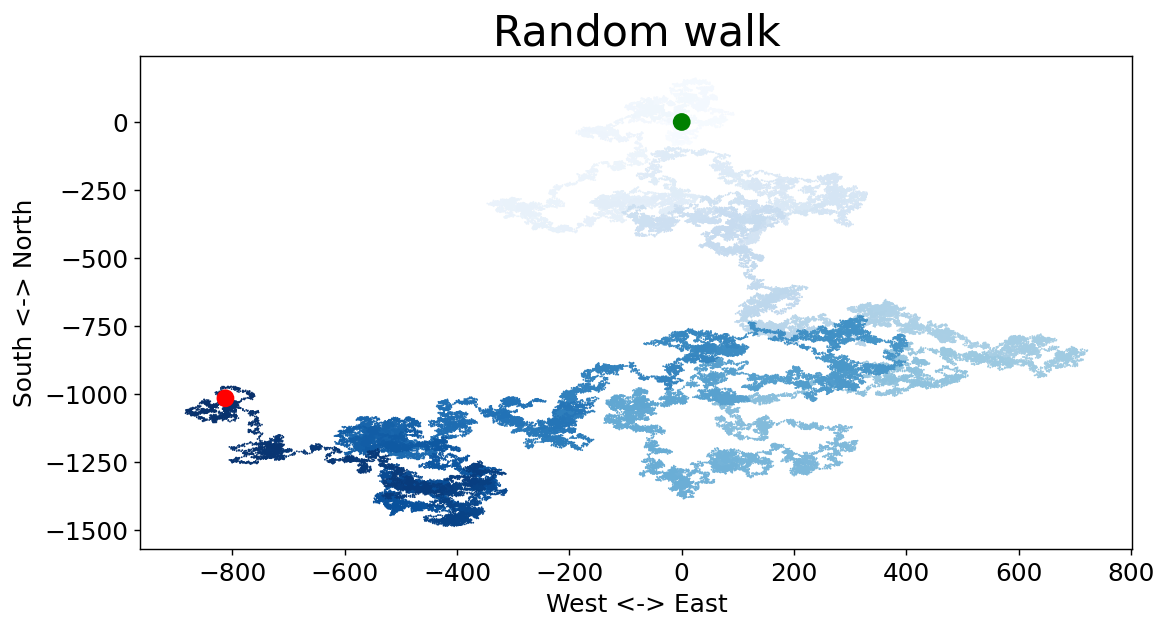

Generate this figure with Python:
# Random walk modeling via matplotlib
from random import choice
import matplotlib.pyplot as plt

class RandomWalk():
    """Generation of random walking"""

    def __init__(self, num_points = 5000):
        """intialization"""

        self.num_points = num_points

        # init position
        self.x_values = [0]
        self.y_values = [0]

    def __get_step(self):
        """return step"""
        direction = choice([1, -1])
        distance = choice([0, 1, 2, 3, 4])
        step = direction * distance
        return step

    def fill_walk(self):
        """generate all steps of walking"""

        while len(self.x_values) < self.num_points:

            x_step = self.__get_step()
            y_step = self.__get_step()

            if x_step == 0 and y_step == 0:
                continue

            x = self.x_values[-1] + x_step
            y = self.y_values[-1] + y_step

            self.x_values.append(x)
            self.y_values.append(y)

def main():

    # create values of random walk
    rw = RandomWalk(100000)
    rw.fill_walk()

    # set window size and title
    fig, ax = plt.subplots(figsize=(10, 5), dpi = 128, num='Matplotlib Random walk')

    point_numbers = range(rw.num_points)
    ax.scatter(rw.x_values, rw.y_values, c = point_numbers, cmap = plt.cm.Blues, edgecolors = 'none', s = 1)

    # add the firts and the last points
    ax.scatter(rw.x_values[0], rw.y_values[0], c = 'green', edgecolors = 'none', s = 100)
    ax.scatter(rw.x_values[-1], rw.y_values[-1], c = 'red', edgecolors = 'none', s = 100)

    # add titles
    ax.set_title('Random walk', fontsize = 24)
    ax.set_xlabel('West <-> East', fontsize = 14)
    ax.set_ylabel('South <-> North', fontsize = 14)
    ax.tick_params(axis = 'both', which = 'major', labelsize = 14)


    # save plot in image file
    plt.savefig('mpl_random_walk.png', bbox_inches = 'tight')

    # show plot
    plt.show()

if __name__ == '__main__':
    main()